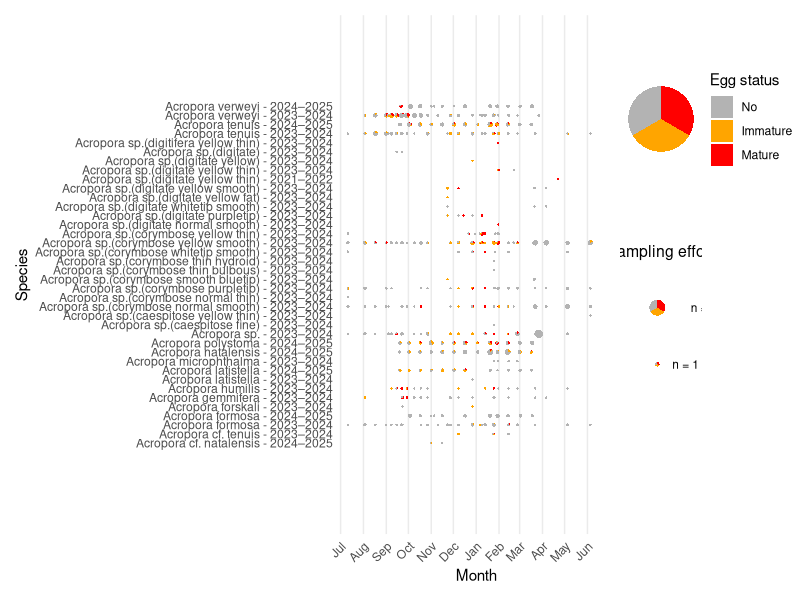

This chart was generated by the following R code: (Note: a time limit stopped this script after it produced the figure.)
## ---- chunk 1

rm(list=ls()) # Clear workspace
knitr::opts_knit$set(root.dir = '/tmp') #Set directory at current directory for all subsequent chunks
options(scipen = 99) # Have all numbers in non-scientific notation

library(ggplot2)
library(grid)
library(dplyr)
library(tidyr)
library(lubridate)
library(readxl)
library(patchwork)
library(scales)

## ---- chunk 2

# === 1. LOAD AND CLEAN DATA ===

spawn.0raw <- as.data.frame(read_excel("Spawning database_2025-08.xlsx"))

spawn.1clean <- spawn.0raw %>%
  select(Date, Reef.type, Species, Species.description, Eggs, Comments) %>%
  filter(Eggs %in% c("No", "Immature", "Mature")) %>%
  filter(!is.na(Species), !is.na(Eggs), !is.na(Date))

spawn.2sum <- spawn.1clean %>%
  mutate(
    Date = as.Date(Date),
    Month = month(Date),
    Year = year(Date),
    Species = as.character(Species),
    Eggs = factor(Eggs, levels = c("No", "Immature", "Mature")),
    SeasonStartRaw = ifelse(Month >= 7, Year, Year - 1),
    SeasonStart = ifelse(SeasonStartRaw == 2022, 2023, SeasonStartRaw),
    SeasonLabel = paste0(SeasonStart, "–", SeasonStart + 1),
    DayOfSeason = as.integer(Date - as.Date(paste0(SeasonStartRaw, "-07-01"))) + 1,
    x_numeric = DayOfSeason
  )

# === 2. SUMMARISE BY SEASON-DATE ===

spawn.3pie <- spawn.2sum %>%
  group_by(Species, SeasonLabel, Date, Eggs, x_numeric) %>%
  summarise(n = n(), .groups = "drop") %>%
  group_by(Species, SeasonLabel, Date, x_numeric) %>%
  complete(Eggs = factor(c("No", "Immature", "Mature"),
                         levels = c("No", "Immature", "Mature")),
           fill = list(n = 0)) %>%
  mutate(frac = n / sum(n)) %>%
  group_by(Species, SeasonLabel, Date) %>%
  mutate(n_total = sum(n)) %>%
  ungroup()

# === 3. Y-AXIS POSITIONS ===

y_order <- spawn.3pie %>%
  distinct(Species, SeasonLabel) %>%
  arrange(Species, SeasonLabel) %>%
  mutate(Ypos = row_number())

spawn.3pie <- spawn.3pie %>%
  left_join(y_order, by = c("Species", "SeasonLabel"))

# === 4. BASE PLOT ===

dummy_points <- y_order %>% mutate(x = 0)

month_starts <- seq(as.Date("2000-07-01"), as.Date("2001-06-01"), by = "1 month")
month_days <- as.integer(month_starts - as.Date("2000-07-01")) + 1
month_labels <- format(month_starts, "%b")

plot_base <- ggplot() +
  geom_point(data = dummy_points, aes(x = x, y = Ypos), alpha = 0) +
scale_x_continuous(
  name = "Month",
  breaks = month_days,
  labels = month_labels,
  limits = c(0, 370),  # full range for July 1 to June 30 (up to leap year safety)
  expand = c(0, 0)
)+
  scale_y_continuous(
    breaks = y_order$Ypos,
    labels = paste(y_order$Species, y_order$SeasonLabel, sep = " - "),
    name = "Species",
    expand = expansion(add = 10)
  ) +
  theme_minimal() +
  theme(
    axis.text.x = element_text(angle = 45, hjust = 1),
    panel.grid.major.y = element_blank(),
    panel.grid.minor = element_blank()
  )

# === 5. PIE CHART FUNCTION ===

make_pie_grob <- function(df_group, show_legend = FALSE) {
  ggplot(df_group, aes(x = "", y = frac, fill = Eggs)) +
    geom_bar(stat = "identity", width = 1) +
    coord_polar("y") +
    scale_fill_manual(
      values = c("gray70", "orange", "red"),
      name = "Egg status"
    ) +
    theme_void() +
    theme(legend.position = if (show_legend) "right" else "none")
}

radius_scale <- function(n) {
  rescale(n, to = c(2, 7), from = range(spawn.3pie$n_total, na.rm = TRUE))
}

# === 6. DRAW PIE CHARTS ===

group_ids <- spawn.3pie %>%
  group_by(Species, SeasonLabel, Date) %>%
  summarise(n_rows = n(), x_numeric = first(x_numeric), Ypos = first(Ypos),
            n_total = first(n_total), .groups = "drop") %>%
  filter(n_rows == 3)

# Collect grobs
pie_grobs <- vector("list", length = nrow(group_ids))

for (i in seq_len(nrow(group_ids))) {
  group_data <- spawn.3pie %>%
    filter(Species == group_ids$Species[i],
           SeasonLabel == group_ids$SeasonLabel[i],
           Date == group_ids$Date[i])

  grob <- ggplotGrob(make_pie_grob(group_data))
  xpos <- group_ids$x_numeric[i]
  ypos <- group_ids$Ypos[i]
  radius <- radius_scale(group_ids$n_total[i])

  pie_grobs[[i]] <- annotation_custom(
    grob,
    xmin = xpos - radius, xmax = xpos + radius,
    ymin = ypos - radius * 0.1, ymax = ypos + radius * 0.1
  )
}

# Add grobs to plot
for (grob_obj in pie_grobs) {
  plot_base <- plot_base + grob_obj
}


# === 7. LEGENDS ===

legend_data <- tibble(
  Eggs = factor(c("No", "Immature", "Mature"),
                levels = c("No", "Immature", "Mature")),
  frac = c(1/3, 1/3, 1/3)
)

egg_legend <- ggplot(legend_data, aes(x = "", y = frac, fill = Eggs)) +
  geom_bar(stat = "identity", width = 1) +
  coord_polar("y") +
  scale_fill_manual(values = c("gray70", "orange", "red"), name = "Egg status") +
  theme_void() +
  theme(legend.position = "right")

n_range <- range(spawn.3pie$n_total, na.rm = TRUE)
n_small <- n_range[1]
n_large <- n_range[2]

make_scaled_pie_grob <- function(n_val) {
  df <- tibble(
    Eggs = factor(c("No", "Immature", "Mature"), levels = c("No", "Immature", "Mature")),
    frac = c(1/3, 1/3, 1/3),
    n_total = n_val
  )
  ggplotGrob(make_pie_grob(df))
}

grob_small <- make_scaled_pie_grob(n_small)
grob_large <- make_scaled_pie_grob(n_large)

size_legend_base <- ggplot() +
  xlim(0, 20) + ylim(0, 20) +
  theme_void() +
  annotate("text", x = 10, y = 19, label = "Sampling effort", size = 4)

r_small <- radius_scale(n_small)
r_large <- radius_scale(n_large)

size_legend_base <- size_legend_base +
  annotation_custom(grob_large,
                    xmin = 9 - r_large, xmax = 9 + r_large,
                    ymin = 15 - r_large * 0.1, ymax = 15 + r_large * 0.1) +
  annotate("text", x = 11 + r_large, y = 15, label = paste0("n = ", n_large), hjust = 0, size = 3) +
  annotation_custom(grob_small,
                    xmin = 9 - r_small, xmax = 9 + r_small,
                    ymin = 11 - r_small * 0.1, ymax = 11 + r_small * 0.1) +
  annotate("text", x = 11 + r_small, y = 11, label = paste0("n = ", n_small), hjust = 0, size = 3)

legend_stack <- egg_legend / size_legend_base +
  plot_layout(heights = c(1, 1.5))

# === 8. COMBINE AND SAVE ===

combined_plot <- plot_base + legend_stack + plot_layout(widths = c(5, 1.5))

print(combined_plot)

ggsave("inferredSpawning_Species x Season x Eggs_scaledBySample_legendRight.tiff",
       plot = combined_plot,
       width = 35, height = 21, units = "cm", dpi = 600, compression = "lzw")

ggsave("debug_plot.png", plot = plot_base, width = 10, height = 10)
